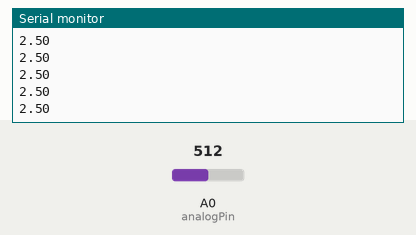
Bench run of a sketch on a simulated Arduino Uno, built with avr-gcc and run on an emulated ATmega328P. Shown: the last lines printed to the serial monitor. The test bench sets the inputs (shaded band); at power-on: A0 (analogPin) = 512.

Above: at 1.2 s.
1.3 s: A0 (analogPin) set to 716
At 1.8 s:
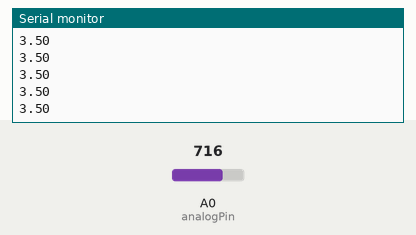
2.8 s: A0 (analogPin) set to 900
At 3.3 s:
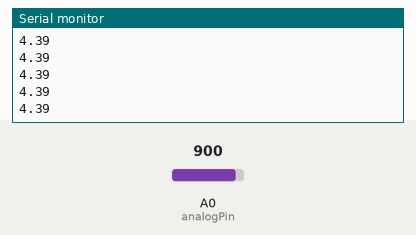
Timing chart, 0 to 5.8 s (numbered marks = the images above; inputs shaded):
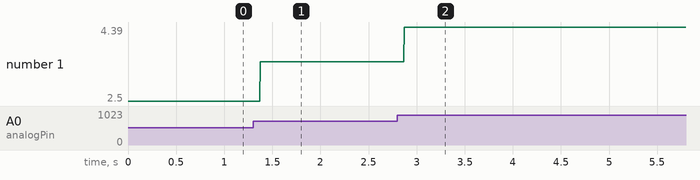

Measured:
- after the input at 1.3 s, the serial monitor: prints a new line after 0.07 s (image 1)
- after the input at 2.8 s, the serial monitor: prints a new line after 0.07 s (image 2)
- plotted number 1: 2.5 → 3.5 after the input at 1.3 s, 3.5 → 4.39 after the input at 2.8 s

The sketch:

read.ino
```cpp
/* read.ino
 * Omkar H. Ramachandran
 *
 */

int analogPin = 0;
int val = 0;
float voltage = 0;

void setup(){
	Serial.begin(9600);
}

void loop(){
	val = analogRead(analogPin);
	voltage = 5.0*val/1024.0;
	Serial.println(voltage);
}
```
